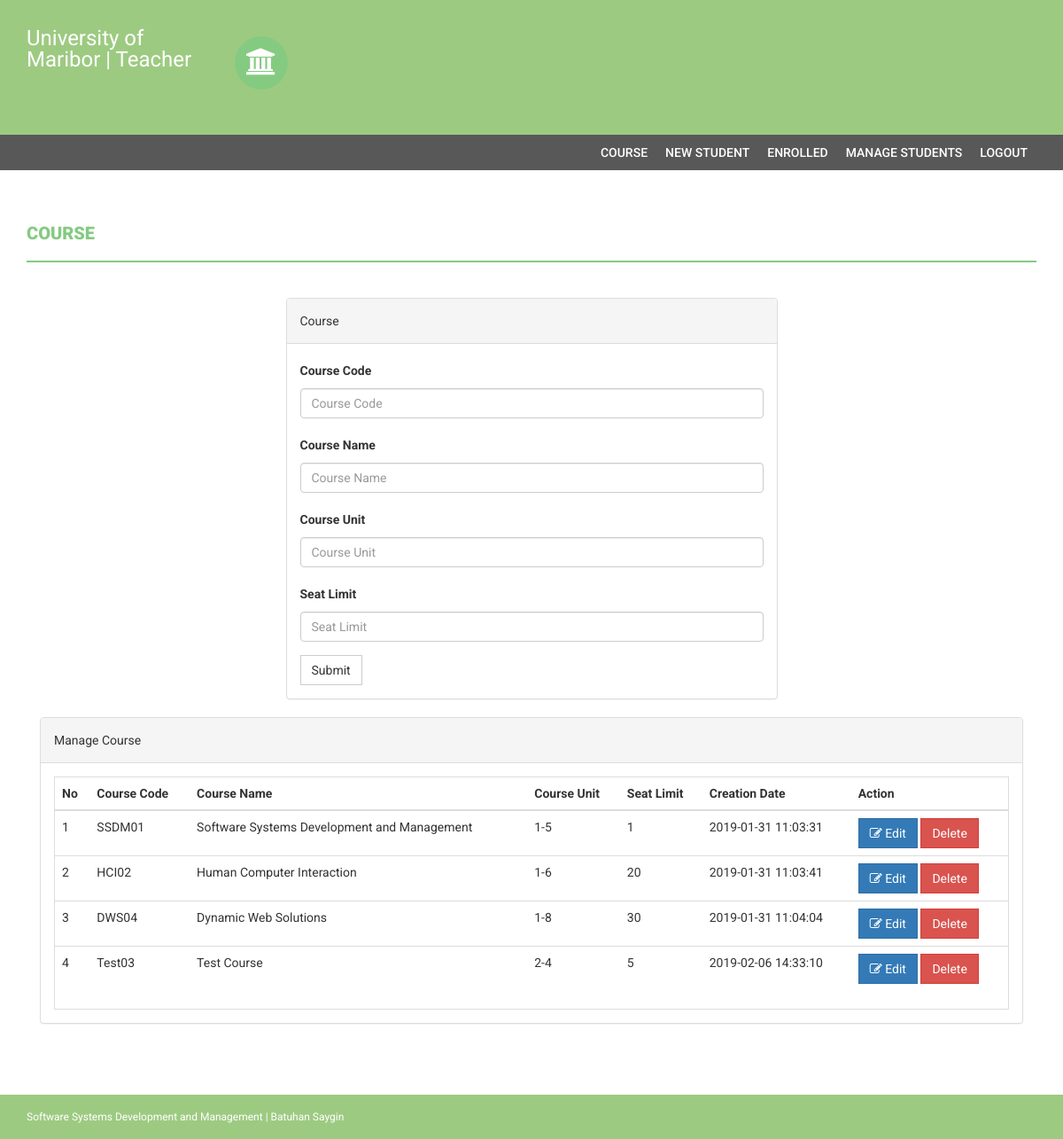
Page /teacher/course.php (signed in) on the committed database.
### tables this page shows
CREATE TABLE `course` (
  `id` int(11) NOT NULL,
  `courseCode` varchar(255) NOT NULL,
  `courseName` varchar(255) NOT NULL,
  `courseUnit` varchar(255) NOT NULL,
  `noofSeats` int(11) NOT NULL,
  `creationDate` timestamp NOT NULL DEFAULT CURRENT_TIMESTAMP,
  `updationDate` varchar(255) NOT NULL
);

### teacher/course.php (the view, shortened to what this page needs)
<?php
if(strlen($_SESSION['alogin'])==0)
    {
header('location:index.php');
}
else{
?>
<!DOCTYPE html>
<html xmlns="http://www.w3.org/1999/xhtml">
<head>
    <link href="assets/css/bootstrap.css" rel="stylesheet" />
    <link href="assets/css/font-awesome.css" rel="stylesheet" />
    <link href="assets/css/style.css" rel="stylesheet" />
</head>
<body>
<?php include('includes/header.php');?>
<?php if($_SESSION['alogin']!="")
{
 include('includes/menubar.php');
}
 ?>
    <div class="content-wrapper">
        <div class="container">
              <div class="row">
                    <div class="col-md-12">
                        <h1 class="page-head-line">Course  </h1>
                    </div>
                </div>
                <div class="row" >
                  <div class="col-md-3"></div>
                    <div class="col-md-6">
                        <div class="panel panel-default">
                        <div class="panel-heading">
                           Course
                        </div>
                        <div class="panel-body">
                       <form name="dept" method="post">
   <div class="form-group">
    <label for="coursecode">Course Code  </label>
    <input type="text" class="form-control" id="coursecode" name="coursecode" placeholder="Course Code" required />
  </div>
 <div class="form-group">
    <label for="coursename">Course Name  </label>
    <input type="text" class="form-control" id="coursename" name="coursename" placeholder="Course Name" required />
  </div>
<div class="form-group">
    <label for="courseunit">Course Unit  </label>
    <input type="text" class="form-control" id="courseunit" name="courseunit" placeholder="Course Unit" required />
  </div>
<div class="form-group">
    <label for="seatlimit">Seat Limit  </label>
    <input type="text" class="form-control" id="seatlimit" name="seatlimit" placeholder="Seat Limit" required />
  </div>
 <button type="submit" name="submit" class="btn btn-default">Submit</button>
</form>
                            </div>
                            </div>
                    </div>
                </div>
                <div class="col-md-12">
                    <div class="panel panel-default">
                        <div class="panel-heading">
                            Manage Course
                        </div>
                        <div class="panel-body">
                            <div class="table-responsive table-bordered">
                                <table class="table">
                                    <thead>
                                        <tr>
                                            <th>No</th>
                                            <th>Course Code</th>
                                            <th>Course Name </th>
                                            <th>Course Unit</th>
                                            <th>Seat Limit</th>
                                            <th>Creation Date</th>
                                            <th>Action</th>
                                        </tr>
                                    </thead>
                                    <tbody>
<?php
$sql=mysqli_query($con,"select * from course");
$cnt=1;
while($row=mysqli_fetch_array($sql))
{
?>
                                        <tr>
                                            <td><?php echo $cnt;?></td>
                                            <td><?php echo htmlentities($row['courseCode']);?></td>
                                            <td><?php echo htmlentities($row['courseName']);?></td>
                                            <td><?php echo htmlentities($row['courseUnit']);?></td>
                                             <td><?php echo htmlentities($row['noofSeats']);?></td>
                                            <td><?php echo htmlentities($row['creationDate']);?></td>
                                            <td>
                                            <a href="edit-course.php?id=<?php echo $row['id']?>">
<button class="btn btn-primary"><i class="fa fa-edit "></i> Edit</button> </a>
  <a href="course.php?id=<?php echo $row['id']?>&del=delete" onClick="return confirm('Are you sure you want to delete?')">
                                            <button class="btn btn-danger">Delete</button>
</a>
                                            </td>
                                        </tr>
<?php
$cnt++;
} ?>
                                    </tbody>
                                </table>
                            </div>
                        </div>
                    </div>
                </div>
            </div>
        </div>
  <?php include('includes/footer.php');?>
</body>
</html>
<?php } ?>

### teacher/assets/css/style.css (style rules this page uses)
body { font-family: 'Roboto', sans-serif; line-height: 30px; }
.content-wrapper { margin-top: 40px; min-height: 600px; padding-bottom: 60px; }
.page-head-line { font-weight: 900; padding-bottom: 20px; border-bottom: 2px solid #85ca81; text-transform: uppercase; color: #85ca81; font-size: 20px; margin-bottom: 40px; }
.btn { border-radius: 0px; -webkit-border-radius: 0px; -moz-border-radius: 0px; }

### rows in the picture
course: courseCode "SSDM01", courseName "Software Systems Development and Management", courseUnit "1-5", noofSeats "1", creationDate "2019-01-31 11:03:31"
course: courseCode "HCI02", courseName "Human Computer Interaction", courseUnit "1-6", noofSeats "20", creationDate "2019-01-31 11:03:41"
course: courseCode "DWS04", courseName "Dynamic Web Solutions", courseUnit "1-8", noofSeats "30", creationDate "2019-01-31 11:04:04"
course: courseCode "Test03", courseName "Test Course", courseUnit "2-4", noofSeats "5", creationDate "2019-02-06 14:33:10"
